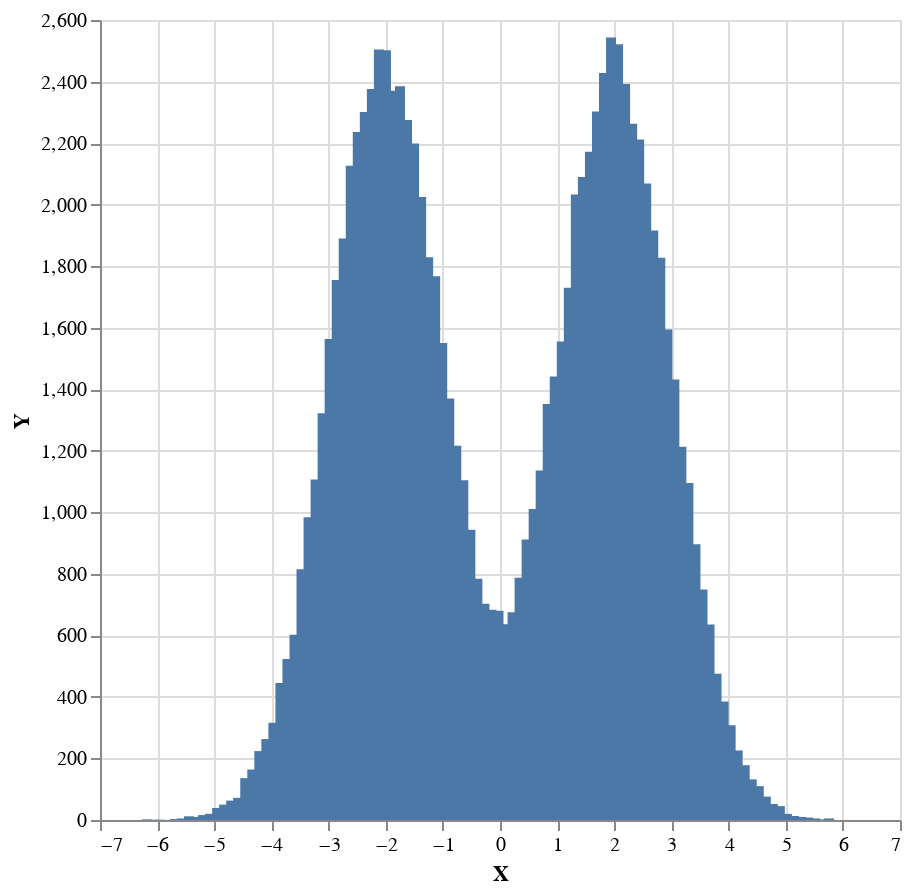

Notebook code for this chart:
### Code cell
sampler $ plot . histogramToList . histogram 100 <$> replicateM 100000 (weighted $ priorPredictive model)

### Figure 1 — Vega-Lite specification as saved in the notebook (floating-point values rounded to 4 significant figures)
{"$schema": "https://vega.github.io/schema/vega-lite/v4.json", "data": {"values": [{"X": -6.182, "Y": 2}, {"X": -6.058, "Y": 1}, {"X": -5.935, "Y": 1}, {"X": -5.812, "Y": 0}, {"X": -5.689, "Y": 3}, {"X": -5.566, "Y": 5}, {"X": -5.443, "Y": 12}, {"X": -5.32, "Y": 10}, {"X": -5.197, "Y": 16}, {"X": -5.074, "Y": 20}, {"X": -4.951, "Y": 39}, {"X": -4.827, "Y": 50}, {"X": -4.704, "Y": 63}, {"X": -4.581, "Y": 72}, {"X": -4.458, "Y": 136}, {"X": -4.335, "Y": 164}, {"X": -4.212, "Y": 224}, {"X": -4.089, "Y": 263}, {"X": -3.966, "Y": 316}, {"X": -3.843, "Y": 445}, {"X": -3.72, "Y": 523}, {"X": -3.596, "Y": 602}, {"X": -3.473, "Y": 815}, {"X": -3.35, "Y": 984}, {"X": -3.227, "Y": 1107}, {"X": -3.104, "Y": 1322}, {"X": -2.981, "Y": 1563}, {"X": -2.858, "Y": 1755}, {"X": -2.735, "Y": 1890}, {"X": -2.612, "Y": 2126}, {"X": -2.488, "Y": 2236}, {"X": -2.365, "Y": 2301}, {"X": -2.242, "Y": 2376}, {"X": -2.119, "Y": 2504}, {"X": -1.996, "Y": 2502}, {"X": -1.873, "Y": 2370}, {"X": -1.75, "Y": 2385}, {"X": -1.627, "Y": 2275}, {"X": -1.504, "Y": 2199}, {"X": -1.381, "Y": 2025}, {"X": -1.257, "Y": 1829}, {"X": -1.134, "Y": 1767}, {"X": -1.011, "Y": 1550}, {"X": -0.8882, "Y": 1370}, {"X": -0.7651, "Y": 1216}, {"X": -0.642, "Y": 1104}, {"X": -0.5189, "Y": 943}, {"X": -0.3958, "Y": 784}, {"X": -0.2727, "Y": 703}, {"X": -0.1496, "Y": 683}, {"X": -0.02647, "Y": 680}, {"X": 0.09664, "Y": 636}, {"X": 0.2197, "Y": 675}, {"X": 0.3428, "Y": 787}, {"X": 0.4659, "Y": 912}, {"X": 0.589, "Y": 1011}, {"X": 0.7121, "Y": 1136}, {"X": 0.8352, "Y": 1352}, {"X": 0.9583, "Y": 1441}, {"X": 1.081, "Y": 1555}, {"X": 1.205, "Y": 1730}, {"X": 1.328, "Y": 2033}, {"X": 1.451, "Y": 2090}, {"X": 1.574, "Y": 2172}, {"X": 1.697, "Y": 2303}, {"X": 1.82, "Y": 2428}, {"X": 1.943, "Y": 2543}, {"X": 2.066, "Y": 2521}, {"X": 2.189, "Y": 2392}, {"X": 2.312, "Y": 2263}, {"X": 2.436, "Y": 2212}, {"X": 2.559, "Y": 2069}, {"X": 2.682, "Y": 1916}, {"X": 2.805, "Y": 1827}, {"X": 2.928, "Y": 1594}, {"X": 3.051, "Y": 1432}, {"X": 3.174, "Y": 1213}, {"X": 3.297, "Y": 1095}, {"X": 3.42, "Y": 896}, {"X": 3.543, "Y": 749}, {"X": 3.667, "Y": 635}, {"X": 3.79, "Y": 475}, {"X": 3.913, "Y": 385}, {"X": 4.036, "Y": 308}, {"X": 4.159, "Y": 226}, {"X": 4.282, "Y": 178}, {"X": 4.405, "Y": 132}, {"X": 4.528, "Y": 110}, {"X": 4.651, "Y": 76}, {"X": 4.774, "Y": 52}, {"X": 4.898, "Y": 45}, {"X": 5.021, "Y": 20}, {"X": 5.144, "Y": 13}, {"X": 5.267, "Y": 10}, {"X": 5.39, "Y": 8}, {"X": 5.513, "Y": 5}, {"X": 5.636, "Y": 2}, {"X": 5.759, "Y": 5}, {"X": 5.882, "Y": 0}, {"X": 6.005, "Y": 0}]}, "encoding": {"x": {"field": "X", "type": "quantitative"}, "y": {"field": "Y", "type": "quantitative"}}, "height": 400, "mark": "bar", "width": 400}
